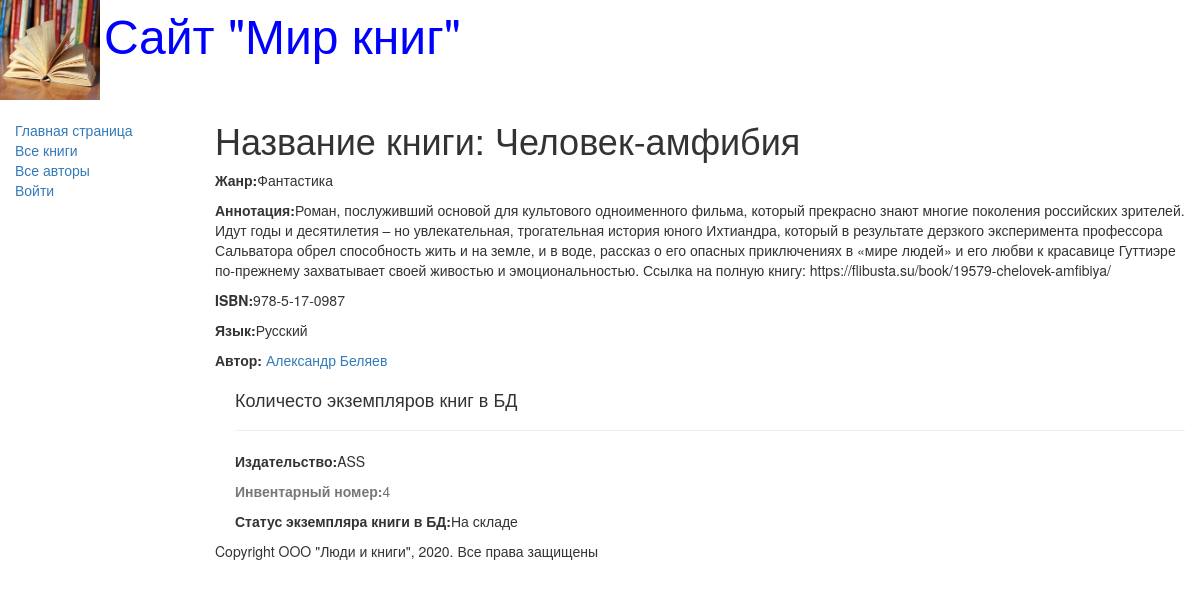
The app's page /catalog/books/4 with its own data.
### catalog/models.py (models this page shows, shortened)
class Book(models.Model):
    title = models.CharField(max_length=200,
                             help_text='Введите названия книги',
                             verbose_name='Название книги')
    genre = models.ForeignKey('Genre', on_delete=models.CASCADE,
                              help_text='Выберите жанр книги',
                              verbose_name='Жанр книги', null=True)
    language = models.ForeignKey('Language', on_delete=models.CASCADE,
                                 help_text='Выберите язык книги',
                                 verbose_name='Язык книги', null=True)
    author = models.ManyToManyField('Author',
                                    help_text='Выберите автора книги',
                                    verbose_name='Автор книги')
    summary = models.TextField(max_length=1000,
                               help_text='Введите краткое описание книги',
                               verbose_name='Аннотация книг')
    isbn = models.CharField(max_length=13,
                            help_text='Должно содержать 13 символов',
                            verbose_name='ISBN книги')
    def display_author(self):
        return ", ".join([author.last_name for author in self.author.all()])
    display_author.short_description = 'Авторы'

class Genre(models.Model):
    name = models.CharField(max_length=200,
                            help_text='Введите жанр книги',
                            verbose_name='Жанр книги')
    def __str__(self):
        return self.name

class Language(models.Model):
    name = models.CharField(max_length=20,
                            help_text='Введите язык книги',
                            verbose_name='Язык книги')
    def __str__(self):
        return self.name

class Author(models.Model):
    first_name = models.CharField(max_length=100,
                                  help_text="Введите имя автора",
                                  verbose_name="Имя автора")
    last_name = models.CharField(max_length=100,
                                 help_text="Введите фамилию автора",
                                 verbose_name="Фамилия автора")
    data_of_birth = models.DateField(help_text="Введите дату рождения",
                                     verbose_name='Дату рождения',
                                     null=True, blank=True)
    data_of_death = models.DateField(help_text='Введите дату смерти',
                                     verbose_name='Дата смерти',
                                     null=True, blank=True)

class BookInstance(models.Model):
    book = models.ForeignKey('Book', on_delete=models.CASCADE, null=True)
    inv_nom = models.CharField(max_length=20, null=True,
                               help_text='Введите инвентарный номер экземпляра',
                               verbose_name='Инвентарный номер')
    imprint = models.CharField(max_length=200,
                               help_text='Введите издательство в год выпуска',
                               verbose_name='Издательство')
    status = models.ForeignKey('Status', on_delete=models.CASCADE,
                               null=True, help_text='Изменить состояние экземпляра книги',
                               verbose_name='Статус экземпляра книги')
    due_back = models.DateField(null=True, blank=True,
                                help_text='Введите конец срока статуса',
                                verbose_name='Дата окончания статуса')

class Status(models.Model):
    name = models.CharField(max_length=20,
                            help_text='Введите статус экземпляра книги',
                            verbose_name='Статус экземпяра книги')
    def __str__(self):
        return self.name

### catalog/views.py (the view)
# urls.py: path('books/<int:id>', BookDetailView.as_view(), name='book-detail'),
class BookDetailView(APIView):
    renderer_classes = [TemplateHTMLRenderer]
    template_name = 'book_detail.html'
    def get(self, request, id):
        book = Book.objects.get(pk=id)
        return Response({'book': book})

### catalog/templates/book_detail.html (shortened to what this page needs)
{% extends "base_generic.html" %}
{% block content %}
    <h1>Название книги: {{ book.title }}</h1>
    <p><strong>Жанр:</strong>{{ book.genre }}</p>
    <p><strong>Аннотация:</strong>{{ book.summary }}</p>
    <p><strong>ISBN:</strong>{{ book.isbn }}</p>
    <p><strong>Язык:</strong>{{ book.language }}</p>
        {% for author in book.author.all %}
            <p><strong>Автор:</strong>
               <a href="">{{ author.first_name }}
                          {{ author.last_name}}</a></p>
        {% endfor %}
    <div style="margin-left:20px;margin-top:20px">
        <h4>Количесто экземпляров книг в БД</h4>
        {% for copy in book.bookinstance_set.all %}
            <hr>
            <p><strong>Издательство:</strong>{{ copy.imprint }}</p>
            <p class="text-muted"><strong>Инвентарный номер:</strong>{{ copy.id }}</p>
            <p><strong>Статус экземпляра книги в БД:</strong>{{ copy.status }}</p>
        {% endfor %}
    </div>
{% endblock %}

### records on screen
Book: title "Человек-амфибия", genre "Фантастика", summary "Роман, послуживший основой для культового одноименного фильма, который прекрасно знают многие поколения российских зрителей. Идут годы и десятилетия – но увлекательная, трогательная история юного Ихтиандра, который в результате дерзкого эксперимента профессора Сальватора обрел способность жить и на земле, и в воде, рассказ о его опасных приключениях в «мире людей» и его любви к красавице Гуттиэре по-прежнему захватывает своей живостью и эмоциональностью. Ссылка на полную книгу: https://flibusta.su/book/19579-chelovek-amfibiya/", isbn "978-5-17-0987", language "Русский"
Author: first_name "Александр", last_name "Беляев"
BookInstance: imprint "ASS", id "4", status "На складе"
